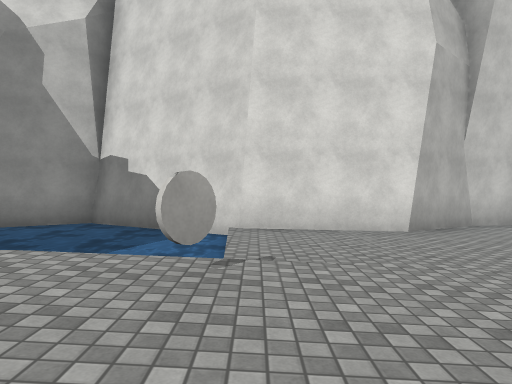
View 1 (above)

24 first-person views from a walk through a Unity game level. The camera is 1.3 m above the floor, looks level and sees 70° across. The floor is counted in squares, 2.57 m on a side. Each view is taken from the middle of a square. On the plan, view 1 faces up. The plan holds only what a view shows up to about 9 squares ahead; the rest is blank. The place goes on beyond the plan. The player is left out. Some surface patterns are stand-ins.

View 2
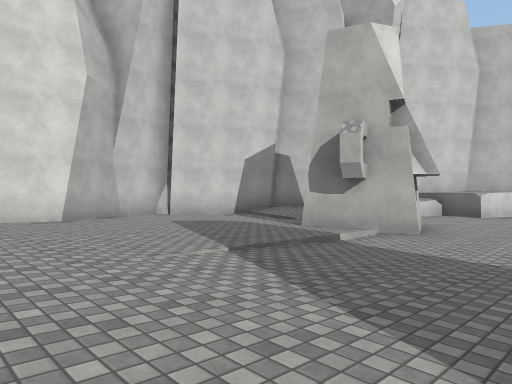

View 3
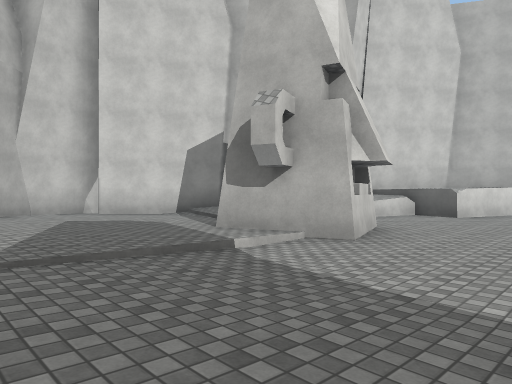

View 4
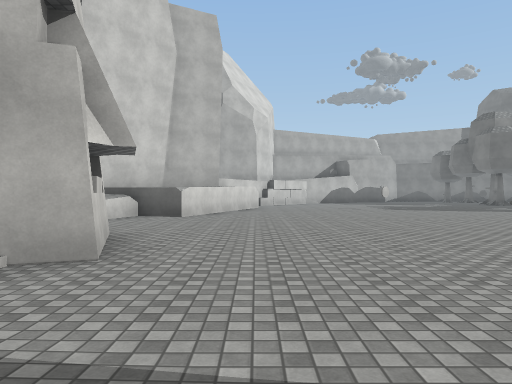

View 5
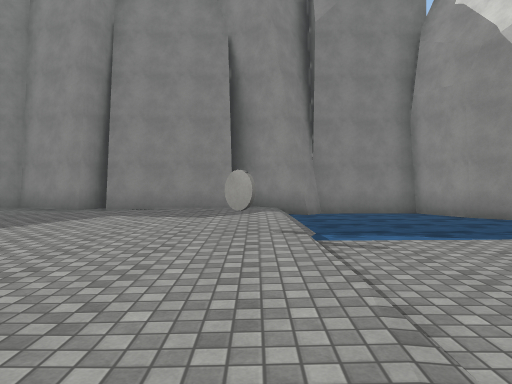

View 6
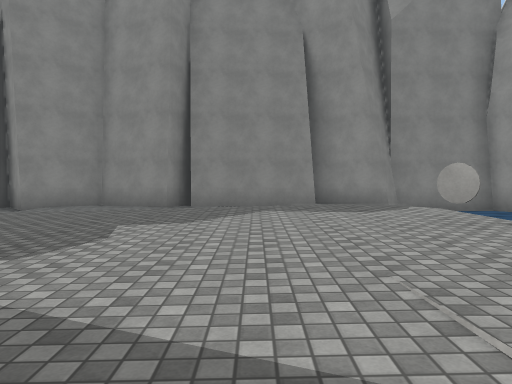

View 7
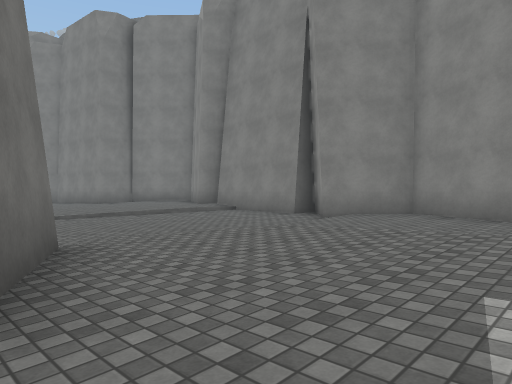

View 8
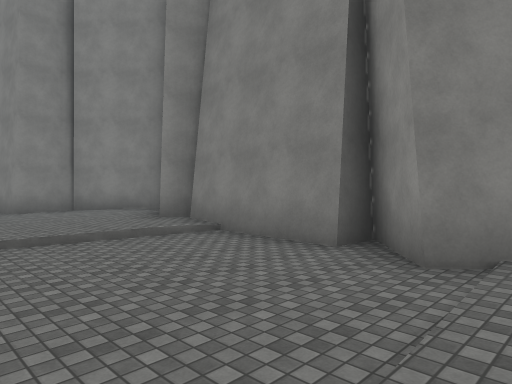

View 9
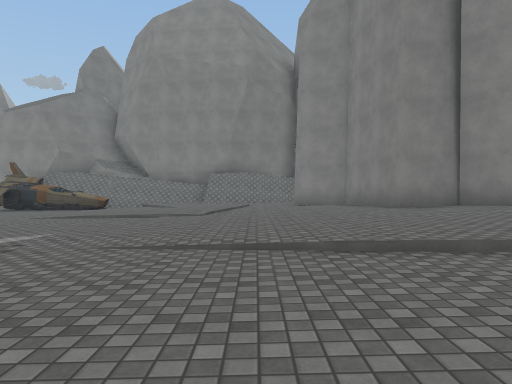

View 10
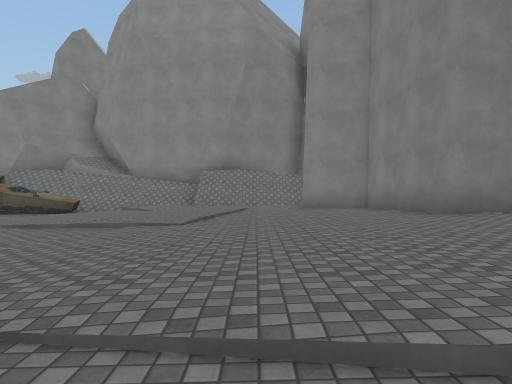

View 11
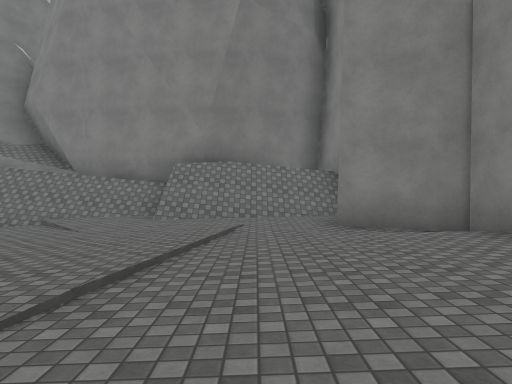

View 12
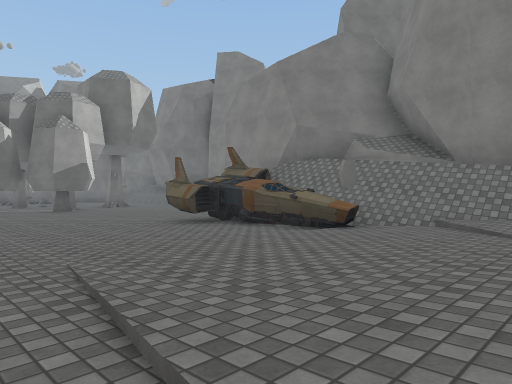

View 13
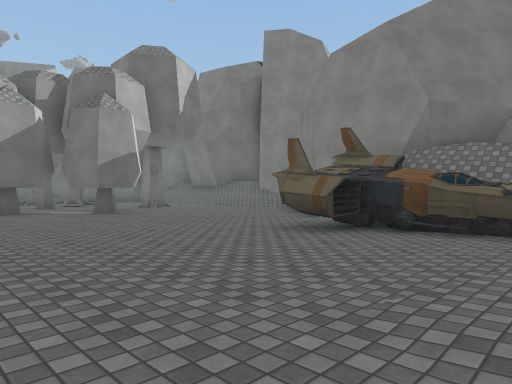

View 14
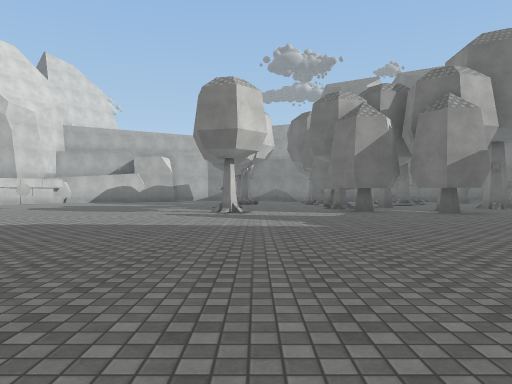

View 15
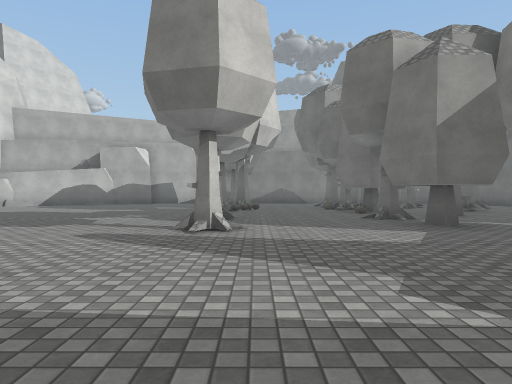

View 16
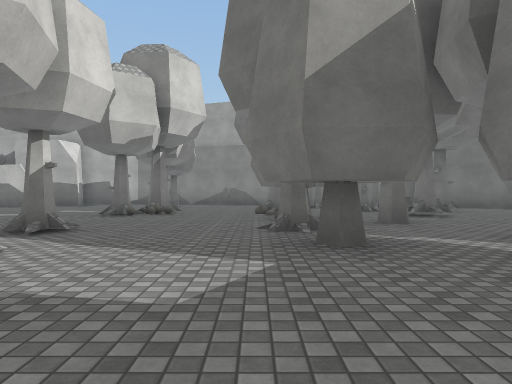

View 17
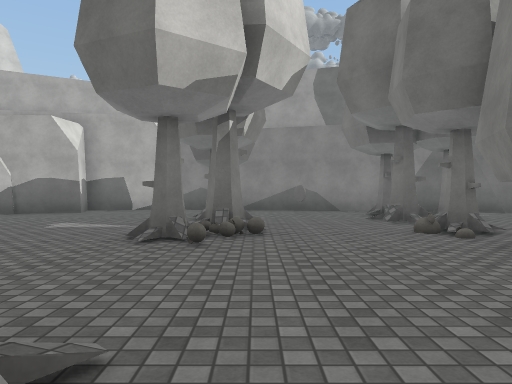

View 18
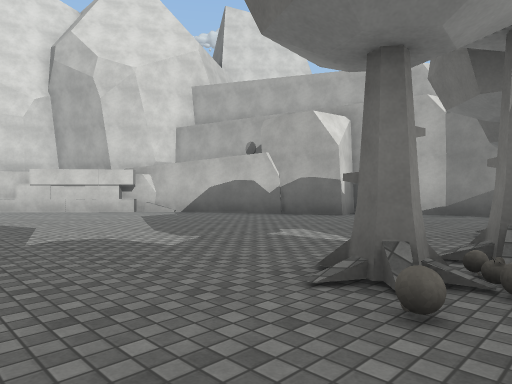

View 19
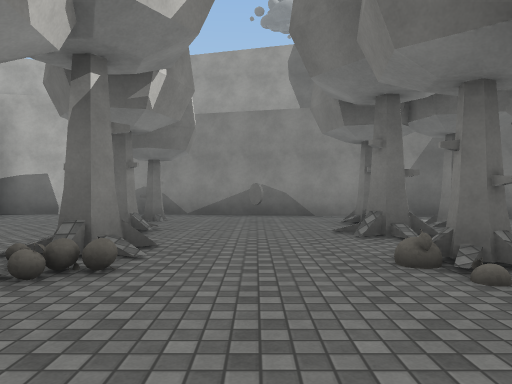

View 20
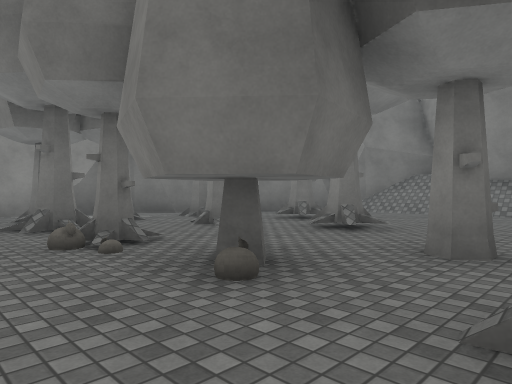

View 21
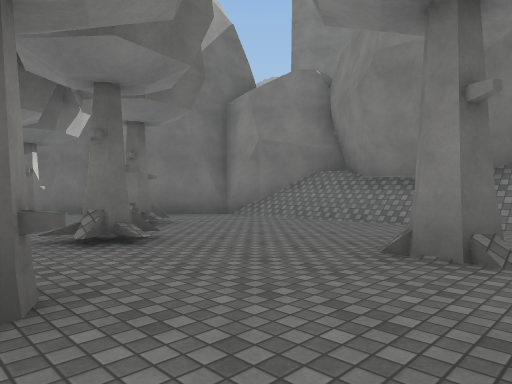

View 22
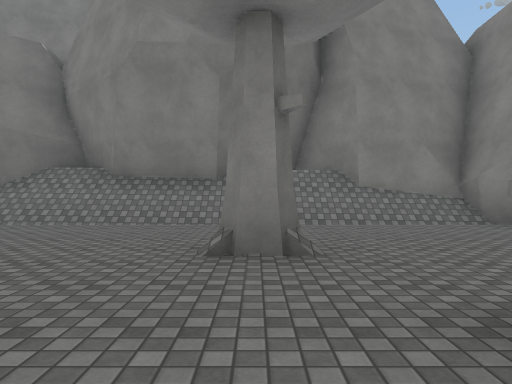

View 23
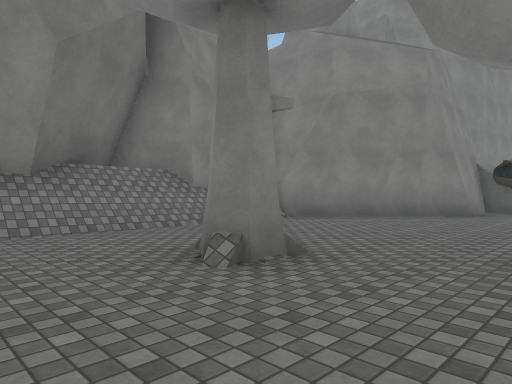

View 24
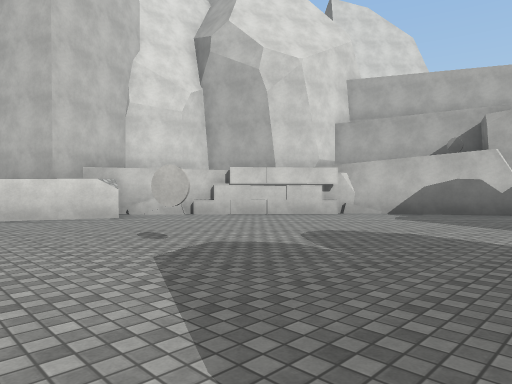

### Floor plan
Key: @ floor where view 1 was taken; # wall or solid block; . main floor; : floor 0.25 m higher than the main floor; + floor 0.5 m higher than the main floor; * floor 0.75 m higher than the main floor; % floor 1.5 m higher than the main floor; / step, stairs or slope; ~ water the walk can cross; ^ raised ledge; T tree; B block; O other object.
Columns run from 7 left of view 1 to 25 right of it. Each row starts with its distance up from view 1.
  8    ###     ###
  7   ##~##   ##.#
  6  ~~~~~#####:..
  5  ~~~~~~+::::../
  4  ~~~~~~+::::../
  3  #~~~~~+/:::../    #
  2     :*/+/::::#   /#%
  1  #  :*///:://##...##  ###
  0  #   */@///........#####B
 -1  #+  */////......... .##.B
 -2  #++ *////.......... .....B#
 -3  #++:+/:#   ........ ......BB
 -4  #++:+/:#     ...... .......##
 -5  ##:://##      .......O......#
 -6  #::::..         ............##
 -7  #::::..          ............##
 -8  #+::::./       ...............##
 -9  #*++//./      .................#
-10  #*+++::/.   ...................#
-11   *+++:::.. ........T.T..TT.TT..#
-12 #**+++:::.................T....##
-13 ##*+++::.....................O.#
-14  ###++:/:://.........TT.TOT....#
-15    #++::::..........TT..T..T.T.#
-16    #/+::::.........TT..T....T..#
-17    ##:::::....#....TTT...//T...#
-18      ++::/./# #..........T..T.##
-19      /////////#.......T...TT..#
-20     #/#####^^####............##
-21     ###   ####  ##..........##
-22                  ##////////##
-23                   ##########

Positions as (right, up) in squares from view 1, and headings:
1: (0, 0), facing up
2: (0, -2), facing up-right
3: (2, -2), facing up-right
4: (3, -1), facing right
5: (3, 2), facing left
6: (3, 0), facing left
7: (1, -1), facing down-left
8: (-2, -4), facing down-left
9: (-1, -6), facing down
10: (-1, -8), facing down
11: (-1, -12), facing down
12: (1, -13), facing down-right
13: (4, -13), facing down-right
14: (4, -12), facing right
15: (8, -12), facing right
16: (10, -14), facing right
17: (14, -12), facing right
18: (16, -12), facing up-right
19: (16, -13), facing right
20: (15, -13), facing down-right
21: (14, -16), facing down-right
22: (15, -16), facing down
23: (17, -17), facing down-left
24: (13, -8), facing up-right
